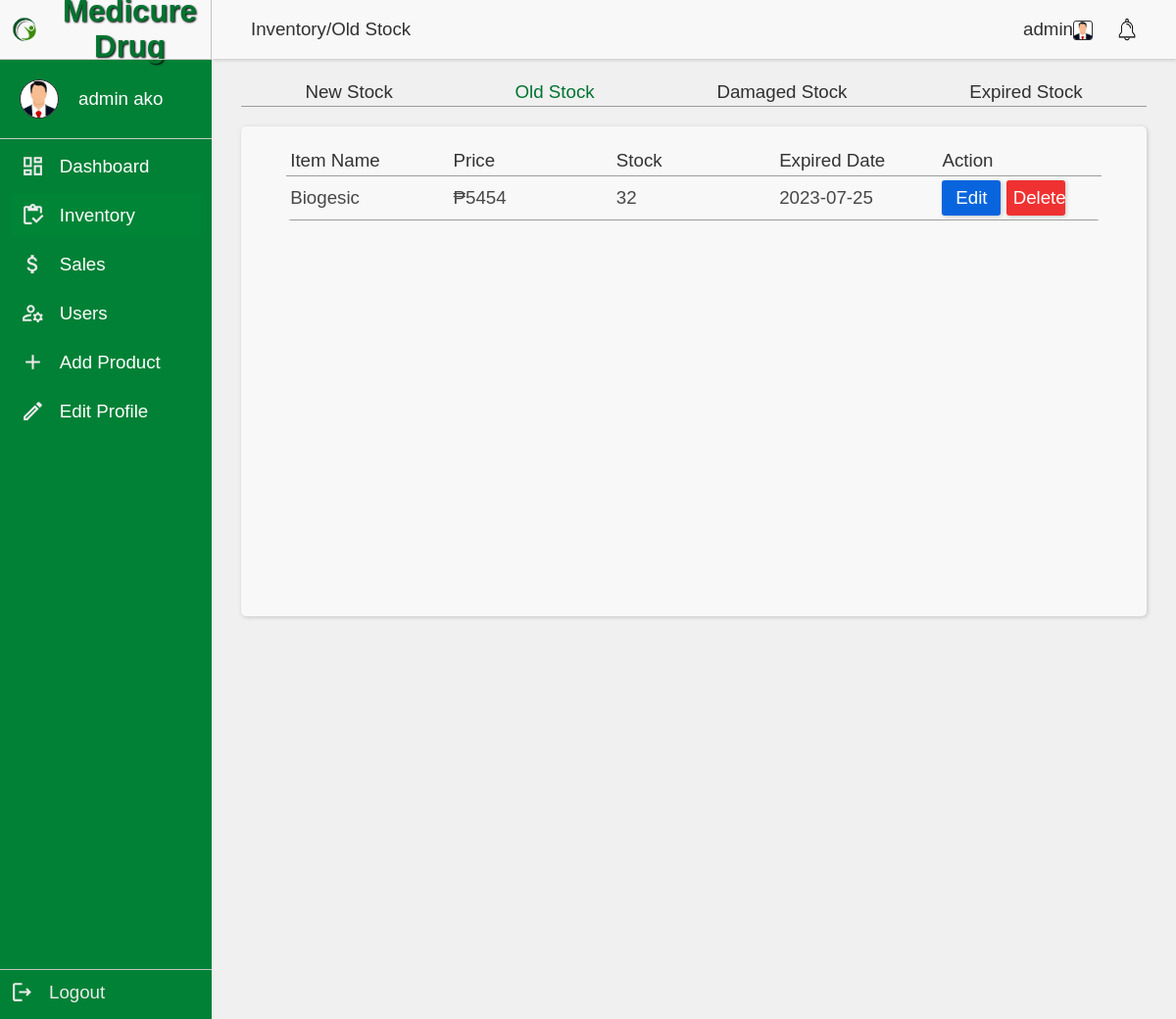
/pages/admin_pages/oldStock.php (signed in), run on the app's committed database.
### tables this page shows
CREATE TABLE `signup` (
  `userId` int(11) NOT NULL,
  `userProfile` varchar(255) NOT NULL,
  `firstName` varchar(100) NOT NULL,
  `lastName` varchar(100) NOT NULL,
  `email` varchar(255) NOT NULL,
  `password` varchar(255) NOT NULL,
  `gender` enum('f','m','o') NOT NULL,
  `age` int(11) NOT NULL,
  `contact` bigint(11) NOT NULL,
  `role` varchar(100) NOT NULL
);

CREATE TABLE `product` (
  `productId` int(11) NOT NULL,
  `productName` varchar(255) NOT NULL,
  `productExpired` varchar(100) NOT NULL,
  `productQty` int(11) NOT NULL,
  `productType` enum('m','p') NOT NULL,
  `productImg` varchar(255) NOT NULL,
  `productPrice` int(11) NOT NULL,
  `productDescription` text NOT NULL,
  `stockType` enum('n','o','d','e') NOT NULL,
  `productSold` int(11) NOT NULL,
  `notificationType` enum('r','nr') NOT NULL
);

### pages/admin_pages/oldStock.php (the view, shortened to what this page needs)
<?php session_start();
include '../connect.php';
$sql = "SELECT * FROM product WHERE stockType = 'o' LIMIT 10";
$result = mysqli_query($conn, $sql);
$userProf = $_SESSION['user'];
$sql6 = "SELECT * FROM signup WHERE email = '$userProf'";
$result6 = mysqli_query($conn, $sql6);
$userProfile = mysqli_num_rows($result6);
$row6 = mysqli_fetch_assoc($result6);
if (isset($_SESSION["user"])) {
   $user = $_SESSION['user'];
   $sql2 = "SELECT * FROM signUp WHERE email = '$user'";
   $result2 = mysqli_query($conn, $sql2);
   $row2 = mysqli_fetch_assoc($result2);
   $userProfile = $row2['userProfile'];
}
?>
<!DOCTYPE html>
<html lang="en">
<head>
   <link rel='stylesheet' href='https://cdn-uicons.flaticon.com/uicons-regular-rounded/css/uicons-regular-rounded.css'>
   <link rel="stylesheet" href="../../style/navbar.css" />
   <link rel="stylesheet" href="../../style/sidenav.css" />
   <link rel="stylesheet" href="../../style/oldStock.css" />
</head>
<body>
   <div class="admin-box">
      <div class="brand">
         <img src="../../images/sample logo.png" alt="no image" />
         <a href="../../index.php">Medicure Drug</a>
      </div>
      <div class="profile-pic">
         <img src="<?php echo '../../profile/' . $row6['userProfile']; ?>" alt='<?php echo "profile"; ?>' class="user-image">
         <div>
            <?php echo $_SESSION['firstname'] . ' ' . $_SESSION['lastname']; ?>
         </div>
      </div>
      <a href="../profile.php" class="box dashboard">
         <div style="color: white;"><img src="../../assets/dashboard.svg" alt="dashboard" width="25px"></div>
         <div> Dashboard</div>
      </a>
      <a href="./inventory.php" class="box stock">
         <div><img src="../../assets/inventory.svg" alt="dashboard" width="25px"></div>
         <div>Inventory</div>
      </a>
      <a href="./sales.php" class="box sales">
         <div><img src="../../assets/sales.svg" alt="dashboard" width="25px"></div>
         <div>Sales</div>
      </a>
      <a href="./manageAccount.php" class="box manage-account">
         <div><img src="../../assets/manageUsers.svg" alt="dashboard" width="25px"></div>
         <div>Users</div>
      </a>
      <a href="./addMedicine.php" class="box add-medicine">
         <div><img src="../../assets/addProduct.svg" alt="dashboard" width="25px"></div>
         <div>Add Product</div>
      </a>
      <a href="../editProfile.php" class="box edit-profile">
         <div><img src="../../assets/editProfile.svg" alt="dashboard" width="25px"></div>
         <div>Edit Profile</div>
      </a>
      <a href="../logout.php" class="box logout">
         <div><img src="../../assets/logout.svg" alt="dashboard" width="25px"></div>
         <div>Logout</div>
      </a>
   </div>
   <div class="content-container">
      <nav>
         <div class="head-title">Inventory/Old Stock</div>
         <ul>
            <li><a href="../profile.php"><?php echo $_SESSION['firstname']; ?><img src='../../profile/<?php echo $userProfile ?>' alt='User Profile' class='user-profile' /></a></li>
            <li>
                    <div class="notif">
                        <img src="../../assets/notif.svg" alt="home" width="20px" id="notifShow" onclick="loadDoc()">
    </div>
    </li>
   </ul>
   </nav>
   <div class="inventory-content">
      <div class="stock-links">
         <a href="./newStock.php">New Stock</a>
         <a href="./oldStock.php">Old Stock</a>
         <a href="./damagedStock.php">Damaged Stock</a>
         <a href="./expiredStock.php">Expired Stock</a>
      </div>
      <div class="table-container">
         <table>
            <tr>
               <th>Item Name</th>
               <th>Price</th>
               <th>Stock</th>
               <th>Expired Date</th>
               <th>Action</th>
            </tr>
            <?php if (mysqli_num_rows($result) > 0) : ?>
               <?php while ($rows = mysqli_fetch_assoc($result)) : ?>
                  <tr>
                     <td>
                        <?php echo $rows['productName']; ?>
                     </td>
                     <td>
                        <?php echo '₱' . $rows['productPrice']; ?>
                     </td>
                     <td>
                        <?php echo $rows['productQty']; ?>
                     </td>
                     <td>
                        <?php echo $rows['productExpired']; ?>
                     </td>
                     <td>
                        <a href="../validation/updateInventory.php?updateId=<?php echo $rows['productId']; ?>" class="btn btn-primary">Edit</a>
                        <a href="./delete_medicine.php?deleteId=<?php echo $rows['productId']; ?>" class="btn-danger">Delete</a>
                     </td>
                  </tr>
               <?php endwhile; ?>
            <?php endif; ?>
         </table>
      </div>
   </div>
   </div>
</body>
</html>

### style/navbar.css (style rules this page uses)
:root { --primary-color: #018136; --primarys-color: #4ac29025; --black-color: #000; --white-color: #f0f0f0; --bg-shadow: #686868; }
* { font-size: 1.8vh; font-family: "Franklin Gothic Medium", "Arial Narrow", Arial, sans-serif; font-weight: 100; }
.user-profile { width: 20px !important; vertical-align: middle !important; background-color: #fff !important; border-radius: 3px !important; border: 1px solid #313131 !important; }
nav { cursor: pointer; height: 60px; display: flex; flex-wrap: wrap; justify-content: space-around; align-items: center; background-color: transparent; box-shadow: 0px 0px 4px var(--bg-shadow); width: 100%; }
nav ul { width: 28%; height: 40px; display: flex; align-items: center; justify-content: center; gap: 25px; }
nav ul li { list-style: none; text-decoration: none; color: var(--white-color); transition: 0.3s ease; position: relative; }
nav ul li a { color: #313131; text-decoration: none; border-radius: 3px; }
nav ul li::after { content: ""; width: 100%; height: 1px; background: var(--primary-color); position: absolute; bottom: -4px; left: 0; transform: scaleX(0); transform-origin: left; transition: 0.3s ease-in-out; }

### style/sidenav.css (style rules this page uses)
:root { --primary-color: #007430; --black-color: #000; --white-color: #fff; --bg-shadow: #6d6d6d; }
* { font-size: 1.8vh; }
.content-container { width: 82%; height: 100vh; }
body { background-color: #f0f0f0; }
nav { width: 100%; background-color: #f8f8f8 !important; align-items: center; justify-content: space-between !important; margin-inline: auto; padding-inline: 40px; color: #313131; box-shadow: 1px 1px 4px #c3c3c3 !important; }
nav ul { height: 0; width: auto !important; align-items: center; }
nav ul li a { color: #313131 !important; }
.brand { display: flex; align-items: center; width: 100%; height: 60px; border-right: 1px solid #c3c3c3; background-color: #f8f8f8; }
.brand img { width: 50px; }
.brand a { color: var(--primary-color); text-shadow: 1px 1px 2px var(--black-color); text-decoration: none; font-size: 3vh; font-weight: bold; text-align: center; }
.admin-box { position: relative; display: flex; flex-direction: column; align-items: center; width: 18%; height: 100vh; color: #fff !important; background-color: #018136; font-size: 2vh; }
.profile-pic { display: flex; align-items: center; width: 100%; font-size: 2vh !important; gap: 20px; margin-bottom: 5px; border-block: 1px solid #ccc; color: inherit; padding: 20px; }
.profile-pic .user-image { width: 40px; border-radius: 50%; border: #313131 solid 1px; background-color: #fff; }
.admin-box .box { display: flex; text-align: center; width: 90%; align-items: center; padding: 10px; text-decoration: none; color: inherit; margin-bottom: 5px; gap: 15px; }
.admin-box .box:last-child { border-top: #c3c3c3 1px solid; position: absolute; bottom: 0; color: #ebebeb; width: 100%; }
.user-profile { width: 20px; vertical-align: middle; border: 1px solid #303030; border-radius: 5px; }
img { vertical-align: middle; }
.notif { position: relative; cursor: pointer; }
.head-title { color: #313131 !important; }
.inventory-content { padding: 20px 30px; width: 100%; height: 100vh; }
table { border-collapse: collapse; width: 90%; color: var(--text-color); cursor: pointer; border-radius: 5px; overflow: hidden; font-size: 2vh; margin-inline: auto; }
table th { padding-top: 12px; padding-bottom: 12px; text-align: left; color: #333; }
table td, table th { border-bottom: 1px solid #9c9c9c; padding: 4px; margin-inline:auto; width: 15%; }
.stock-links { display: flex; width: 100%; justify-content: space-around; padding: 3px; text-decoration: none; border-bottom: 1px solid #9c9c9c; margin-bottom: 20px; color: #cfcfcf; }
.stock-links > a { color: #303030; }
div.table-container { background-color: #f8f8f8; box-shadow: 1px 1px 4px #c3c3c3 !important; border-radius: 5px; padding: 20px 0px; height: 500px; overflow-y: scroll; }

### style/oldStock.css (style rules this page uses)
:root { --primary-color: #007430; --text-color: #474747; --black-color: #000; --white-color: #fff; --bg-shadow: 1px 1px 4px #6d6d6d; }
* { font-family: "Franklin Gothic Medium", "Arial Narrow", Arial, sans-serif; box-sizing: border-box; margin: 0; padding: 0; }
body, html { width: 100%; height: 100vh; display: flex; overflow: hidden; }
a { text-decoration: none; }
.stock-links > a:nth-child(2) { color: var(--primary-color); }
.btn-primary { margin-inline: auto; }
.admin-box .stock { background-color: #008537; border-radius: 5px; }

### data on the page
signup: userProfile (picture)
product: productName "Biogesic", productPrice "5454", productQty "32", productExpired "2023-07-25"

### other printed values
$_SESSION['firstname'] "admin"
$_SESSION['lastname'] "ako"
